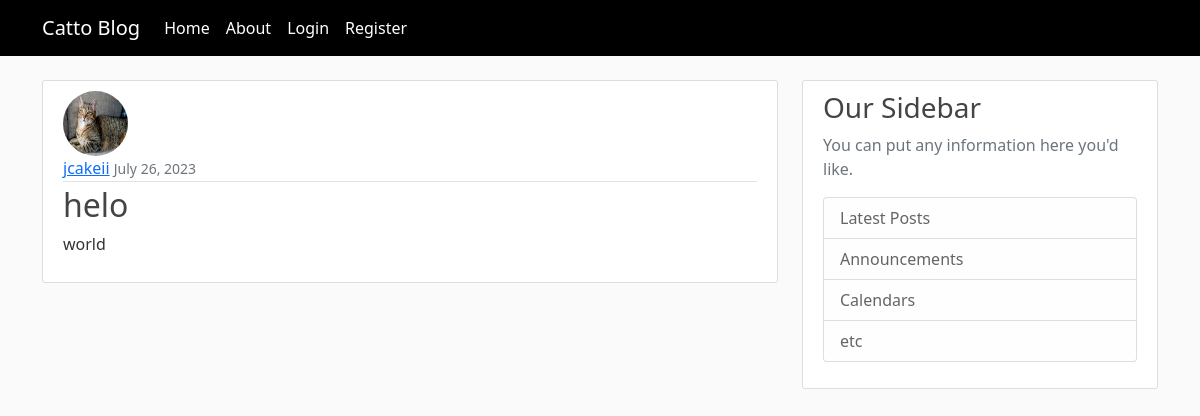
Screenshot of /post/12/ with the database file from the repository.
### blog/models.py (models this page shows, shortened)
class Post(models.Model): #each class is its own table in the database
    title = models.CharField(max_length = 100)
    content = models.TextField()
    date_posted = models.DateTimeField(default = timezone.now) #set the date posted to current date
    author = models.ForeignKey(User, on_delete=models.CASCADE) #pass in the related User table and what we want Django to do if the user who created the post gets deleted: if a user gets deleted, delete the post

### user/models.py (models this page shows, shortened)
class Profile(models.Model):
    user = models.OneToOneField(User, on_delete=models.CASCADE) #if user is deleted, delete the profile
    image = models.ImageField(default = 'default.jpg', upload_to = 'profile_pics')

### blog/views.py (the view)
# urls.py: path('post/<int:pk>/', PostDetailView.as_view(), name= 'post-detail'), #pk = primary key, the key for the post
class PostDetailView(DetailView):
    model = Post #if named according to convention, only needs one line

### blog/templates/blog/post_detail.html (shortened to what this page needs)
{% extends "blog/base.html" %}
{% block content %}
  <article class="media content-section">
    <img class="rounded-circle article-img" src="{{ object.author.profile.image.url }}">
    <div class="media-body">
      <div class="article-metadata">
        <a class="mr-2" href="{% url 'user-posts' object.author.username %}">{{ object.author }}</a>
        <small class="text-muted">{{ object.date_posted|date:"F d, Y" }}</small>
      </div>
      <h2 class="article-title">{{ object.title }}</h2>
      <p class="article-content">{{ object.content }}</p>
    </div>
  </article>
{% endblock content %}

### blog/static/blog/main.css (style rules this page uses)
body { background: #fafafa; color: #333333; margin-top: 5rem; }
h1, h2, h3, h4, h5, h6 { color: #444444; }
.content-section { background: #ffffff; padding: 10px 20px; border: 1px solid #dddddd; border-radius: 3px; margin-bottom: 20px; }
.article-title { color: #444444; }
.article-content { white-space: pre-line; }
.article-img { height: 65px; width: 65px; margin-right: 16px; }
.article-metadata { padding-bottom: 1px; margin-bottom: 4px; border-bottom: 1px solid #e3e3e3 }

### rows the page displays
Post: author.profile.image (picture), author "jcakeii", date_posted "July 26, 2023", title "helo", content "world"
